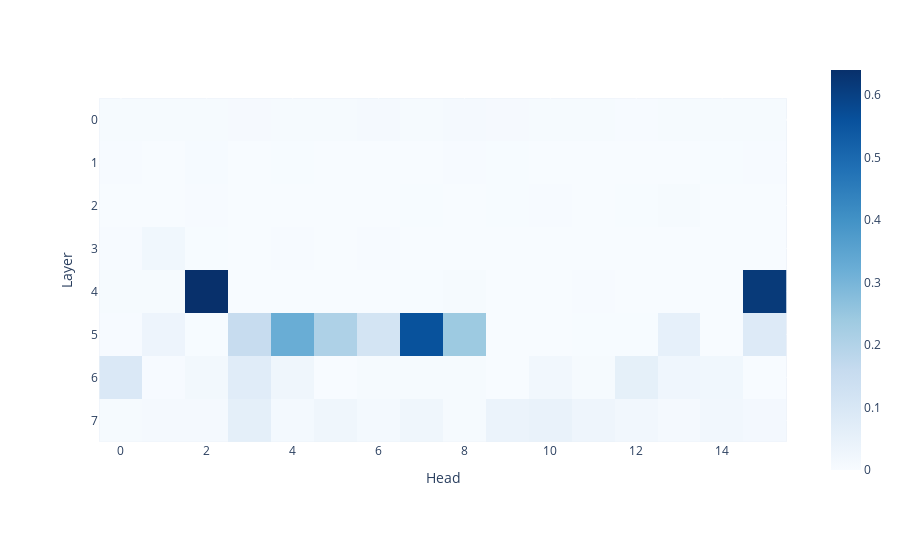

Notebook cell for this chart:
### Code cell
induction_logits = model.run_with_hooks(
    rand_tokens_repeat, fwd_hooks=[(filter_attn_hooks, calc_induction_score)]
)
px.imshow(induction_scores_array,
          labels={"y": "Layer", "x": "Head"},
          color_continuous_scale="Blues",
         )
